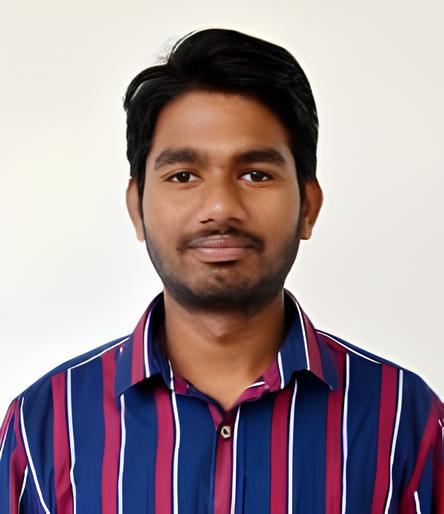
#> input picture college_faces/STUDENT_001/face.jpg, 444 x 514 px
$ python -i image_quality.py   (imports and definitions only)   (Python 2 division)   (older library calls are emulated)
#> lines starting #> are read from the running program, lines starting #| are printed output that depends on the picture
"""
Image quality assessment and duplicate detection utilities.
"""
import cv2
import numpy as np
from typing import List, Dict, Tuple
from pathlib import Path
from core.face_recognizer import FaceRecognizer


# [74 lines left out: function calculate_image_quality_score, not called in this run]


def detect_duplicate_images(
    image_data_list: List[Dict],
    similarity_threshold: float = 0.85
) -> List[List[int]]:
    """
    Detect duplicate images based on face embedding similarity.

    Args:
        image_data_list: List of dicts with keys:
            - 'embedding': face embedding (np.ndarray)
            - 'image_path': path to image file
            - 'image': image array (optional, for quality scoring)
            - 'face_bbox': bounding box (optional, for quality scoring)
        similarity_threshold: Minimum cosine similarity to consider images duplicates (0-1)

    Returns:
        List of duplicate groups, where each group is a list of indices into image_data_list
        Example: [[0, 2, 5], [1, 3]] means images 0,2,5 are duplicates, and 1,3 are duplicates
    """
    if len(image_data_list) < 2:
        return []

    duplicate_groups = []
    processed = set()

    for i in range(len(image_data_list)):
        if i in processed:
            continue

        # Start a new duplicate group
        group = [i]
        embedding_i = image_data_list[i]['embedding']

        # Check against all other images
        for j in range(i + 1, len(image_data_list)):
            if j in processed:
                continue

            embedding_j = image_data_list[j]['embedding']

            # Calculate similarity using static method
            similarity = FaceRecognizer.cosine_similarity(embedding_i, embedding_j)

            # If similarity is above threshold, they're duplicates
            if similarity >= similarity_threshold:
                group.append(j)
                processed.add(j)

        # Only add groups with duplicates (size > 1)
        if len(group) > 1:
            duplicate_groups.append(group)
            processed.add(i)

    return duplicate_groups


# [7 lines left out: function _path_display_name, not called in this run]


def remove_duplicates_keep_best(
    image_data_list: List[Dict],
    similarity_threshold: float = 0.85,
    dry_run: bool = False
) -> Tuple[List[Dict], List, Dict]:
    """
    Remove duplicate images, keeping only the best quality image from each duplicate group.

    Args:
        image_data_list: List of dicts with keys:
            - 'embedding': face embedding (np.ndarray)
            - 'image_path': path to image (Path object or str S3 key)
            - 'image': image array (for quality scoring)
            - 'face_bbox': bounding box (for quality scoring)
        similarity_threshold: Minimum similarity to consider duplicates
        dry_run: If True, don't delete files, just return what would be deleted

    Returns:
        Tuple of:
        - filtered_image_data_list: List with duplicates removed (only best quality kept)
        - deleted_files: List of paths that were/would be deleted (only local Paths are unlinked)
        - stats: Dict with statistics about the deduplication
    """
    if len(image_data_list) < 2:
        return image_data_list, [], {"duplicate_groups": 0, "images_removed": 0}

    # Detect duplicate groups
    duplicate_groups = detect_duplicate_images(image_data_list, similarity_threshold)

    if not duplicate_groups:
        return image_data_list, [], {"duplicate_groups": 0, "images_removed": 0}

    # Track which indices to keep and which to remove
    indices_to_remove = set()
    kept_indices = set(range(len(image_data_list)))
    deleted_files = []

    # Process each duplicate group
    for group in duplicate_groups:
        # Calculate quality scores for all images in this group
        quality_scores = []
        for idx in group:
            img_data = image_data_list[idx]
            quality_score = calculate_image_quality_score(
                img_data.get('image'),
                img_data.get('face_bbox')
            )
            quality_scores.append((idx, quality_score, img_data['image_path']))

        # Sort by quality score (descending), then by resolution as tiebreaker
        # [5 lines left out: function get_resolution, not called in this run]

        quality_scores.sort(key=lambda x: (
            -x[1],  # Quality score (negative for descending)
            -get_resolution(x[0])  # Resolution as tiebreaker
        ))

        # Keep the best one, mark others for removal
        best_idx = quality_scores[0][0]
        for idx, score, path in quality_scores[1:]:
            indices_to_remove.add(idx)
            deleted_files.append(path)
            kept_indices.discard(idx)

        print(f"  Duplicate group: {len(group)} images")
        print(f"    Keeping: {_path_display_name(image_data_list[best_idx]['image_path'])} (quality: {quality_scores[0][1]:.3f})")
        for idx, score, path in quality_scores[1:]:
            print(f"    Removing: {_path_display_name(path)} (quality: {score:.3f})")

    # Filter the list to keep only non-duplicate images
    filtered_list = [image_data_list[i] for i in range(len(image_data_list)) if i not in indices_to_remove]

    stats = {
        "duplicate_groups": len(duplicate_groups),
        "images_removed": len(deleted_files),
        "images_kept": len(filtered_list)
    }

    # Delete only local files if not dry run (never unlink S3 keys)
    if not dry_run:
        for file_path in deleted_files:
            if isinstance(file_path, Path) and file_path.exists():
                try:
                    file_path.unlink()
                    print(f"    Deleted: {file_path.name}")
                except Exception as e:
                    print(f"    Warning: Could not delete {file_path.name}: {e}")
            # S3 keys (str) are not deleted from disk; they are just dropped from the in-memory list

    return filtered_list, deleted_files, stats

>>> import cv2
>>> picture = cv2.imread('../college_faces/STUDENT_001/face.jpg', cv2.IMREAD_GRAYSCALE)
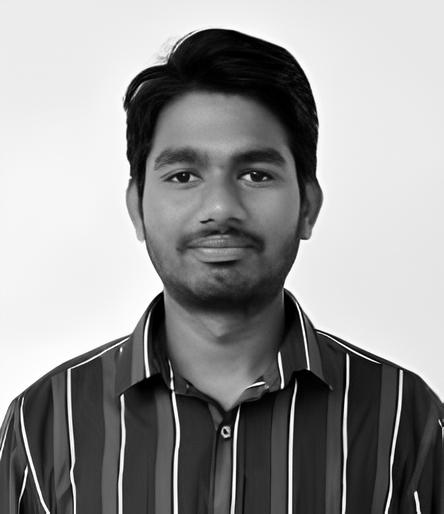
#> picture: shape (514, 444); min 0, max 255, mean 148.3
>>> result = remove_duplicates_keep_best(picture)
#> the loop in detect_duplicate_images, `for i in range(len(image_data_list)):` made 1 pass
#> after the loop in detect_duplicate_images, `for i in range(len(image_data_list)):`: duplicate_groups = []; processed = 0 items
#> (the run stopped early here; a loop or call above may not have finished)
